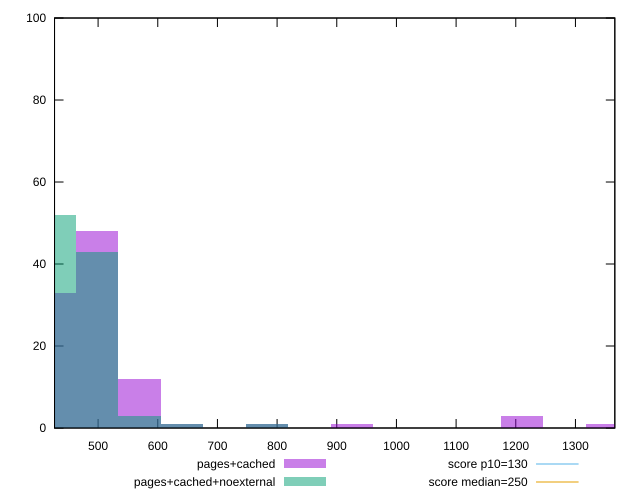

Source code (gnuplot):
reset

$pagesCached <<EOF
498.2801371172937 48
427.0972603862517 33
569.4630138483357 12
1352.4746578897973 1
1210.1089044277132 3
640.6458905793776 1
925.3773975035455 1
783.0116440414615 1
EOF

$pagesCachedNoexternal <<EOF
427.0972603862517 52
498.2801371172937 43
783.0116440414615 1
640.6458905793776 1
569.4630138483357 3
EOF

set key outside below
set boxwidth 71.18287673104196
set xrange [427:1366]
set yrange [0:100]
set trange [0:100]
set style fill transparent solid 0.5 noborder

set parametric
set terminal svg size 640, 500 enhanced background rgb 'white'
set output "reprap/max-potential-fid/comparison/histogram/1_vs_2.svg"

plot $pagesCached title "pages+cached" with boxes, \
     $pagesCachedNoexternal title "pages+cached+noexternal" with boxes, \
     130,t title "score p10=130", \
     250,t title "score median=250"

reset
